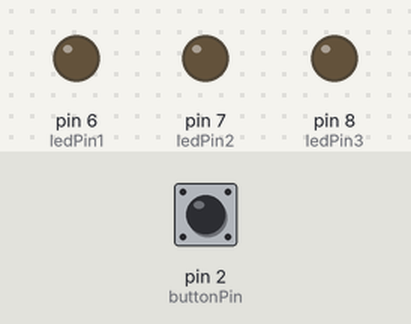
This sketch was run on a simulated Arduino Uno, built with avr-gcc and run on an emulated ATmega328P. Shown: output pins drawn as LEDs (lit = HIGH). The test bench sets the inputs (shaded band); at power-on: pin 2 (buttonPin) LOW. What the sketch prints to the serial monitor is not drawn.

Above: at 1.2 s.
1.3 s: pin 2 (buttonPin) pulled HIGH for 0.15 s
At 2.6 s:
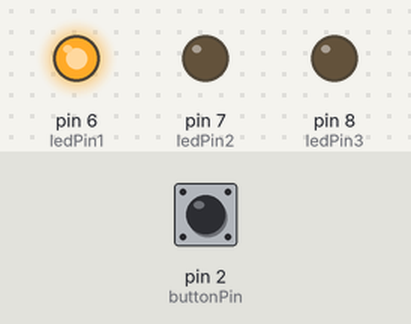
3.1 s: pin 2 (buttonPin) pulsed HIGH 2 times (0.12 s each, 0.3 s apart)
At 4.2 s:
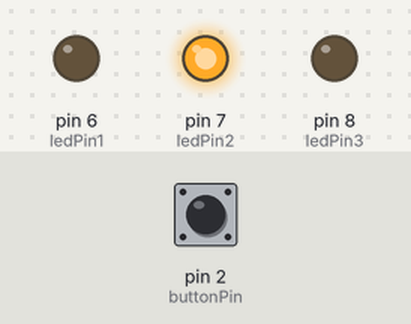
5.2 s: pin 2 (buttonPin) pulled HIGH for 1 s
At 6.1 s:
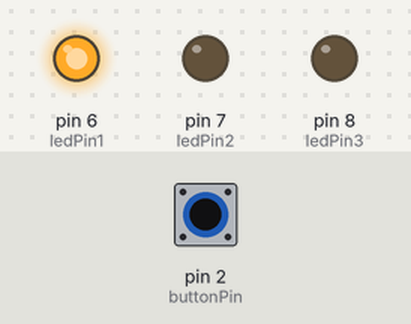
Timing chart, 0 to 8.2 s (numbered marks = the images above; inputs shaded):
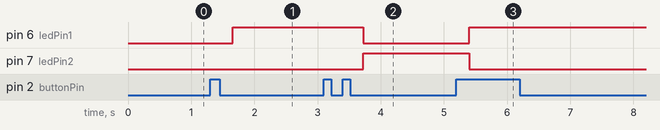

The sketch:

3LED1Button.ino
```cpp
const int buttonPin = 2;
const int ledPin1 = 6;
const int ledPin2 = 7;
const int ledPin3 = 8;
volatile bool currentState;
volatile bool lastState;
volatile bool state;
volatile long lastDebounceTime;
volatile int DebounceThresh;
volatile byte buttonPress;

void setup() {
  pinMode (buttonPin, INPUT);
  pinMode (ledPin1, OUTPUT);
  pinMode (ledPin2, OUTPUT);
  pinMode (ledPin3, OUTPUT);
  Serial.begin (9600);
  //attachInterrupt (0, debounce, CHANGE);
}

void loop() {
  state = digitalRead(buttonPin);

  if (lastState != state)
  {
    lastDebounceTime = millis();
  }

  if (millis() - lastDebounceTime > 200)
  {
    if (buttonPress == 1)
    {
      digitalWrite (ledPin1, HIGH);
      digitalWrite (ledPin2, LOW);
      digitalWrite (ledPin3, LOW);
    }
    else if (buttonPress == 2)
    {
      digitalWrite (ledPin1, LOW);
      digitalWrite (ledPin2, HIGH);
      digitalWrite (ledPin3, LOW);
    }
    else if (buttonPress == 3)
    {
      digitalWrite (ledPin1, LOW);
      digitalWrite (ledPin2, LOW);
      digitalWrite (ledPin3, HIGH);
    }

    Serial.println(buttonPress);
    buttonPress = 0;
  }

  if (millis() - lastDebounceTime > DebounceThresh)
  {
    debounce();
  }
}

void debounce() {
  if (currentState != state)
  {
    currentState = state;

    if (currentState == HIGH)
    {
      buttonPress = buttonPress + 1;
    }
  }

  lastState = currentState;
}
```

Measured:
- after the input at 1.3 s, pin 6 (ledPin1): LOW → HIGH after 0.35 s
- after the input at 3.1 s, pin 6 (ledPin1): HIGH → LOW after 0.62 s; pin 7 (ledPin2): LOW → HIGH after 0.62 s
- after the input at 5.2 s, pin 6 (ledPin1): LOW → HIGH after 0.21 s; pin 7 (ledPin2): HIGH → LOW after 0.21 s
